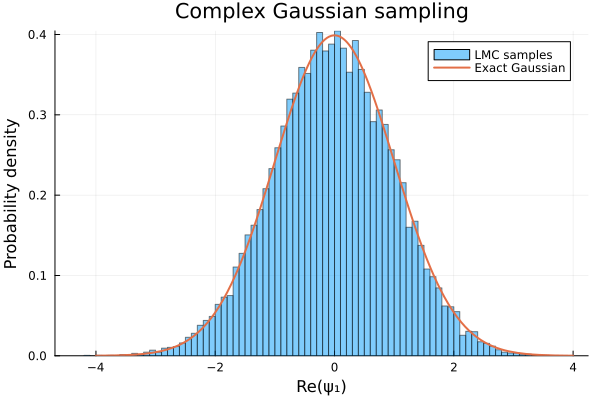

The Julia source for this figure:
using Random
using LMC
using Plots

# H(ψ) = 1/2 ∑ᵢ |ψᵢ|²
function energy(ψ)
    E = 0.0

    @inbounds @simd for i in eachindex(ψ)
        E += abs2(ψ[i])
    end

    return E / 2
end

function gradient!(ψ, grad)
    @inbounds @simd for i in eachindex(ψ, grad)
        grad[i] = ψ[i] / 2
    end

    return nothing
end

function energy_and_gradient!(ψ, grad)
    E = 0.0

    @inbounds @simd for i in eachindex(ψ, grad)
        grad[i] = ψ[i] / 2
        E += abs2(ψ[i])
    end

    return E / 2
end

function run_steps!(params, state, rng, n_steps)
    n_accepts = 0

    for _ in 1:n_steps
        n_accepts += LMC.lmc_step!(params, state; rng)
    end

    return n_accepts
end

function collect_samples!(
    samples,
    params,
    state,
    rng,
    sample_every,
)
    n_accepts = 0

    for i in eachindex(samples)
        for _ in 1:sample_every
            n_accepts += LMC.lmc_step!(params, state; rng)
        end

        samples[i] = real(state.ψ[1])
    end

    return n_accepts
end

function main()
    rng = Xoshiro(1234)
    n_variables = 16

    problem = ProblemWithEG(
        gradient!,
        energy,
        energy_and_gradient!,
    )

    beta = 1.0
    epsilon = 0.05
    sigma = sqrt(2epsilon)

    params = LMCParams(problem, beta, epsilon, sigma)
    state = LMCState(zeros(ComplexF64, n_variables))

    # Compilation and initialization
    run_steps!(params, state, rng, 10)

    # Performance measurement
    n_steps = 100_000

    stats = @timed run_steps!(
        params,
        state,
        rng,
        n_steps,
    )

    println("Steps:           ", n_steps)
    println("Elapsed time:    ", round(stats.time; digits=4), " s")
    println("Acceptance rate: ", round(stats.value / n_steps; digits=4))
    println("Allocated bytes: ", stats.bytes)

    # Sampling for visualization
    n_samples = 20_000
    sample_every = 10
    samples = Vector{Float64}(undef, n_samples)

    collect_samples!(
        samples,
        params,
        state,
        rng,
        sample_every,
    )

    gaussian(x) = sqrt(beta / (2π)) * exp(-beta * x^2 / 2)

    p = histogram(
        samples;
        bins=80,
        normalize=:pdf,
        alpha=0.5,
        label="LMC samples",
        xlabel="Re(ψ₁)",
        ylabel="Probability density",
        title="Complex Gaussian sampling",
    )

    plot!(
        p,
        gaussian,
        -4,
        4;
        linewidth=2,
        label="Exact Gaussian",
    )

    savefig(p, "gaussian.png")
    println("Saved plot: gaussian.png")

    return state
end

state = main()
